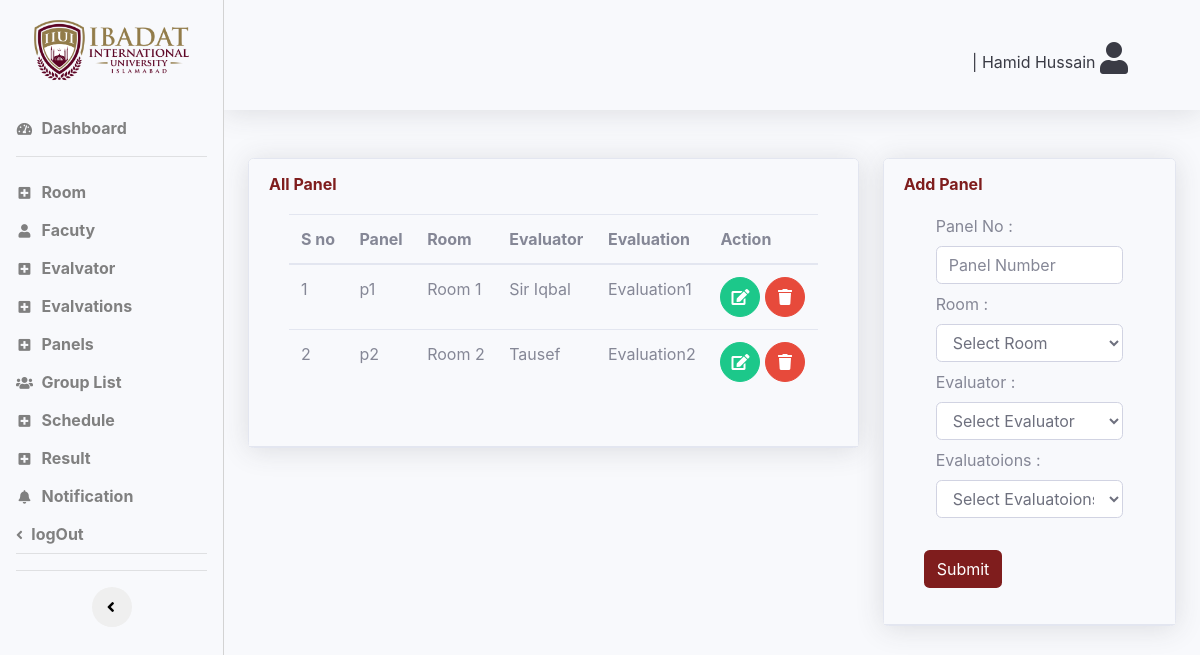
Page /coordinator/panels.php (signed in) on the committed database.
### tables this page shows
CREATE TABLE `panel_tbl` (
  `panel_id` int(11) NOT NULL AUTO_INCREMENT,
  `panel_no` varchar(50) DEFAULT NULL,
  `room` varchar(255) DEFAULT NULL,
  `evaluator` varchar(255) DEFAULT NULL,
  `evalvations_id` int(11) DEFAULT NULL,
  `dept` varchar(25) DEFAULT NULL,
  PRIMARY KEY (`panel_id`),
  KEY `evalvations_id` (`evalvations_id`),
  CONSTRAINT `panel_tbl_ibfk_1` FOREIGN KEY (`evalvations_id`) REFERENCES `evalvations_tbl` (`evalvations_id`) ON DELETE CASCADE ON UPDATE CASCADE
);

CREATE TABLE `faculty_tbl` (
  `faculty_id` int(11) NOT NULL AUTO_INCREMENT,
  `name` varchar(50) DEFAULT NULL,
  `department` varchar(50) DEFAULT NULL,
  `email` varchar(50) DEFAULT NULL,
  `phone_no` varchar(14) DEFAULT NULL,
  `password` varchar(255) DEFAULT NULL,
  `role` varchar(255) DEFAULT NULL,
  `status` char(3) DEFAULT '0',
  PRIMARY KEY (`faculty_id`)
);

CREATE TABLE `evalvations_tbl` (
  `evalvations_id` int(11) NOT NULL AUTO_INCREMENT,
  `evalvation` varchar(250) DEFAULT NULL,
  `semester` varchar(100) DEFAULT NULL,
  `description` varchar(250) DEFAULT NULL,
  `fyp` varchar(50) DEFAULT NULL,
  PRIMARY KEY (`evalvations_id`)
);

### coordinator/panels.php (the view, shortened to what this page needs)
<?php
include('include/header.php');
include('include/navbar.php');
?>
<div class="container-fluid">
    <div class="row">
        <div class="col-xl-8">
            <div class="card shadow mb-4">
                <div class="card-header py-3">
                    <h6 class="m-0 font-weight-bold" style="color: rgb(127, 29 ,29)">All Panel</h6>
                    <div class="card-body">
                        <div class="table-responsive">
                            <table class="table " id="dataTable" width="100%" cellspacing="0">
                                <thead>
                                    <tr>
                                        <th>S no</th>
                                        <th>Panel</th>
                                        <th>Room</th>
                                        <th>Evaluator</th>
                                        <th>Evaluation</th>
                                        <th>Action</th>
                                    </tr>
                                </thead>
                                <tbody>
                                    <?php
                                    $sno = 1;
                                    $query = "SELECT * from panel_tbl";
                                    $run = mysqli_query($conn, $query);
                                    while ($panel_data = mysqli_fetch_array($run)) {
                                    ?>
                                    <tr>
                                        <td><?php echo $sno++; ?></td>
                                        <td><?php echo $panel_data['1'] ?></td>
                                        <td> <?php echo $panel_data['2'] ?></td>
                                        <td><?php $F_ID = $panel_data['3'];
                                                $a = mysqli_query($conn, "SELECT * FROM faculty_tbl where faculty_id='$F_ID'");
                                                $D = mysqli_fetch_array($a);
                                                echo  $D['1'] ?></td>
                                        <td> <?php $id = $panel_data['4'];
                                                    $a = mysqli_query($conn, "SELECT * FROM evalvations_tbl where evalvations_id='$id'");
                                                    $d = mysqli_fetch_array($a);
                                                    echo  $d['1'] ?></td>
                                        <td><button class="btn btn-success btn-circle" data-toggle="modal" type="button"
                                                data-target="#update_modal<?php echo $panel_data['panel_id'] ?>">
                                                <span class="glyphicon glyphicon-edit"></span> <i
                                                    class='fa fa-edit'></i></button>
                                            <a href="panels.php?del_id=<?php echo $panel_data['0']  ?>"
                                                class="btn btn-danger btn-circle "><i class="fa fa-trash"></i></a>
                                        </td>
                                    </tr>
                        </div>
                        <?php
                                    }
                    ?>
                    </div>
                </div>
            </div>
        </div>
    </div>
    <div class="col-xl-4">
        <div class="card shadow mb-4">
            <div class="card-header py-3">
                <h6 class="m-0 font-weight-bold" style="color: rgb(127, 29 ,29)">Add Panel</h6>
                <div class="card-body">
                    <div class="">
                        <form method="post" action="panels.php">
                            <div class="col-md-12">
                                <label for="name" class="">Panel No :</label>
                                <input type="text" name="panel_no" placeholder="Panel Number"
                                    class="form-control mb-2" />
                                <label for="name" class="">Room :</label>
                                <select name="room" id="" required class="form-control mb-2">
                                    <option value="select_department">Select Room</option>
                                </select>
                                <label for="name" class="">Evaluator :</label>
                                <select name="evaluator" id="" required class="form-control mb-2">
                                    <option value="select_department">Select Evaluator</option>
                                </select>
                                <label for="name" class="">Evaluatoions :</label>
                                <select name="evaluation" id="" required class="form-control mb-2">
                                    <option value="select_department">Select Evaluatoions</option>
                                </select>
                            </div>
                            <button class="btn btn mt-4" style="color:white;background: rgb(127, 29 ,29)"
                                name="evalvations_btn">
                                Submit
                            </button>
                        </form>
                    </div>
                </div>
            </div>
        </div>
    </div>
</div>
</div>
<?php
include('include/footer.php');
?>

### rows in the picture
panel_tbl: panel_no "p1", room "Room 1", faculty_tbl.name "Sir Iqbal", evalvations.evalvation "Evaluation1"
panel_tbl: panel_no "p2", room "Room 2", faculty_tbl.name "Tausef", evalvations.evalvation "Evaluation2"

### other values in the picture
$_SESSION['name'] "Hamid Hussain"
